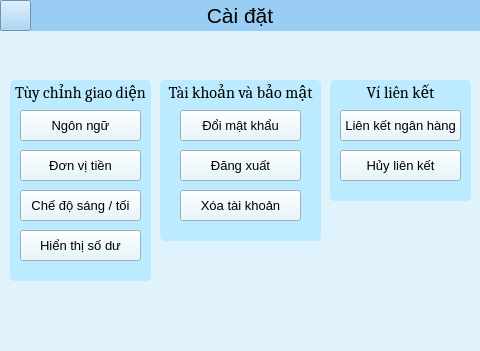
<?xml version="1.0" encoding="UTF-8"?>
<ui version="4.0">
 <class>caidat_form</class>
 <widget class="QMainWindow" name="caidat_form">
  <property name="geometry">
   <rect>
    <x>0</x>
    <y>0</y>
    <width>480</width>
    <height>351</height>
   </rect>
  </property>
  <property name="windowTitle">
   <string>Cài đặt</string>
  </property>
  <property name="styleSheet">
   <string notr="true">background-color: rgb(224, 243, 253);</string>
  </property>
  <widget class="QWidget" name="centralwidget">
   <widget class="QLabel" name="label">
    <property name="geometry">
     <rect>
      <x>0</x>
      <y>0</y>
      <width>480</width>
      <height>31</height>
     </rect>
    </property>
    <property name="styleSheet">
     <string notr="true">background-color: rgb(154, 205, 244);
font: 16pt &quot;Cambria&quot;;</string>
    </property>
    <property name="text">
     <string>&lt;html&gt;&lt;head/&gt;&lt;body&gt;&lt;p align=&quot;center&quot;&gt;&lt;span style=&quot; font-size:16pt;&quot;&gt;Cài đặt&lt;/span&gt;&lt;/p&gt;&lt;/body&gt;&lt;/html&gt;</string>
    </property>
   </widget>
   <widget class="QLabel" name="label_2">
    <property name="geometry">
     <rect>
      <x>10</x>
      <y>80</y>
      <width>141</width>
      <height>201</height>
     </rect>
    </property>
    <property name="font">
     <font>
      <family>Cambria</family>
      <pointsize>12</pointsize>
      <weight>50</weight>
      <italic>false</italic>
      <bold>false</bold>
     </font>
    </property>
    <property name="styleSheet">
     <string notr="true">background-color: rgb(188, 234, 255);
font: 12pt &quot;Cambria&quot;;
border-radius:5px</string>
    </property>
    <property name="text">
     <string>Tùy chỉnh giao diện</string>
    </property>
    <property name="alignment">
     <set>Qt::AlignHCenter|Qt::AlignTop</set>
    </property>
   </widget>
   <widget class="QLabel" name="label_3">
    <property name="geometry">
     <rect>
      <x>160</x>
      <y>80</y>
      <width>161</width>
      <height>161</height>
     </rect>
    </property>
    <property name="font">
     <font>
      <family>Cambria</family>
      <pointsize>12</pointsize>
      <weight>50</weight>
      <italic>false</italic>
      <bold>false</bold>
     </font>
    </property>
    <property name="styleSheet">
     <string notr="true">border-radius:5px;
background-color: rgb(188, 234, 255);
font: 12pt &quot;Cambria&quot;;</string>
    </property>
    <property name="text">
     <string>Tài khoản và bảo mật</string>
    </property>
    <property name="alignment">
     <set>Qt::AlignHCenter|Qt::AlignTop</set>
    </property>
   </widget>
   <widget class="QLabel" name="label_4">
    <property name="geometry">
     <rect>
      <x>330</x>
      <y>80</y>
      <width>141</width>
      <height>121</height>
     </rect>
    </property>
    <property name="font">
     <font>
      <family>Cambria</family>
      <pointsize>12</pointsize>
      <weight>50</weight>
      <italic>false</italic>
      <bold>false</bold>
     </font>
    </property>
    <property name="styleSheet">
     <string notr="true">background-color: rgb(188, 234, 255);
font: 12pt &quot;Cambria&quot;;
border-radius:5px</string>
    </property>
    <property name="text">
     <string>Ví liên kết</string>
    </property>
    <property name="alignment">
     <set>Qt::AlignHCenter|Qt::AlignTop</set>
    </property>
   </widget>
   <widget class="QPushButton" name="btn_ngonngu">
    <property name="geometry">
     <rect>
      <x>20</x>
      <y>110</y>
      <width>121</width>
      <height>31</height>
     </rect>
    </property>
    <property name="font">
     <font>
      <pointsize>10</pointsize>
     </font>
    </property>
    <property name="text">
     <string>Ngôn ngữ</string>
    </property>
   </widget>
   <widget class="QPushButton" name="btn_donvitien">
    <property name="geometry">
     <rect>
      <x>20</x>
      <y>150</y>
      <width>121</width>
      <height>31</height>
     </rect>
    </property>
    <property name="font">
     <font>
      <pointsize>10</pointsize>
     </font>
    </property>
    <property name="text">
     <string>Đơn vị tiền</string>
    </property>
   </widget>
   <widget class="QPushButton" name="btn_chedosang">
    <property name="geometry">
     <rect>
      <x>20</x>
      <y>190</y>
      <width>121</width>
      <height>31</height>
     </rect>
    </property>
    <property name="font">
     <font>
      <pointsize>10</pointsize>
     </font>
    </property>
    <property name="text">
     <string>Chế độ sáng / tối</string>
    </property>
   </widget>
   <widget class="QPushButton" name="btn_hienthisodu">
    <property name="geometry">
     <rect>
      <x>20</x>
      <y>230</y>
      <width>121</width>
      <height>31</height>
     </rect>
    </property>
    <property name="font">
     <font>
      <pointsize>10</pointsize>
     </font>
    </property>
    <property name="text">
     <string>Hiển thị số dư</string>
    </property>
   </widget>
   <widget class="QPushButton" name="btn_doimatkhau">
    <property name="geometry">
     <rect>
      <x>180</x>
      <y>110</y>
      <width>121</width>
      <height>31</height>
     </rect>
    </property>
    <property name="font">
     <font>
      <pointsize>10</pointsize>
     </font>
    </property>
    <property name="text">
     <string>Đổi mật khẩu</string>
    </property>
   </widget>
   <widget class="QPushButton" name="btn_dangxuat">
    <property name="geometry">
     <rect>
      <x>180</x>
      <y>150</y>
      <width>121</width>
      <height>31</height>
     </rect>
    </property>
    <property name="font">
     <font>
      <pointsize>10</pointsize>
     </font>
    </property>
    <property name="text">
     <string>Đăng xuất</string>
    </property>
   </widget>
   <widget class="QPushButton" name="btn_xoatk">
    <property name="geometry">
     <rect>
      <x>180</x>
      <y>190</y>
      <width>121</width>
      <height>31</height>
     </rect>
    </property>
    <property name="font">
     <font>
      <pointsize>10</pointsize>
     </font>
    </property>
    <property name="text">
     <string>Xóa tài khoản</string>
    </property>
   </widget>
   <widget class="QPushButton" name="btn_lknganhang">
    <property name="geometry">
     <rect>
      <x>340</x>
      <y>110</y>
      <width>121</width>
      <height>31</height>
     </rect>
    </property>
    <property name="font">
     <font>
      <pointsize>10</pointsize>
     </font>
    </property>
    <property name="text">
     <string>Liên kết ngân hàng</string>
    </property>
   </widget>
   <widget class="QPushButton" name="btn_huylk">
    <property name="geometry">
     <rect>
      <x>340</x>
      <y>150</y>
      <width>121</width>
      <height>31</height>
     </rect>
    </property>
    <property name="font">
     <font>
      <pointsize>10</pointsize>
     </font>
    </property>
    <property name="text">
     <string>Hủy liên kết</string>
    </property>
   </widget>
   <widget class="QPushButton" name="btn_return">
    <property name="geometry">
     <rect>
      <x>0</x>
      <y>0</y>
      <width>31</width>
      <height>31</height>
     </rect>
    </property>
    <property name="styleSheet">
     <string notr="true">background-color: rgb(154, 205, 244);</string>
    </property>
    <property name="text">
     <string/>
    </property>
    <property name="icon">
     <iconset>
      <normaloff>../../../Downloads/left-arrow.png</normaloff>../../../Downloads/left-arrow.png</iconset>
    </property>
   </widget>
  </widget>
  <widget class="QMenuBar" name="menubar">
   <property name="geometry">
    <rect>
     <x>0</x>
     <y>0</y>
     <width>480</width>
     <height>18</height>
    </rect>
   </property>
  </widget>
  <widget class="QStatusBar" name="statusbar"/>
 </widget>
 <resources/>
 <connections/>
</ui>
